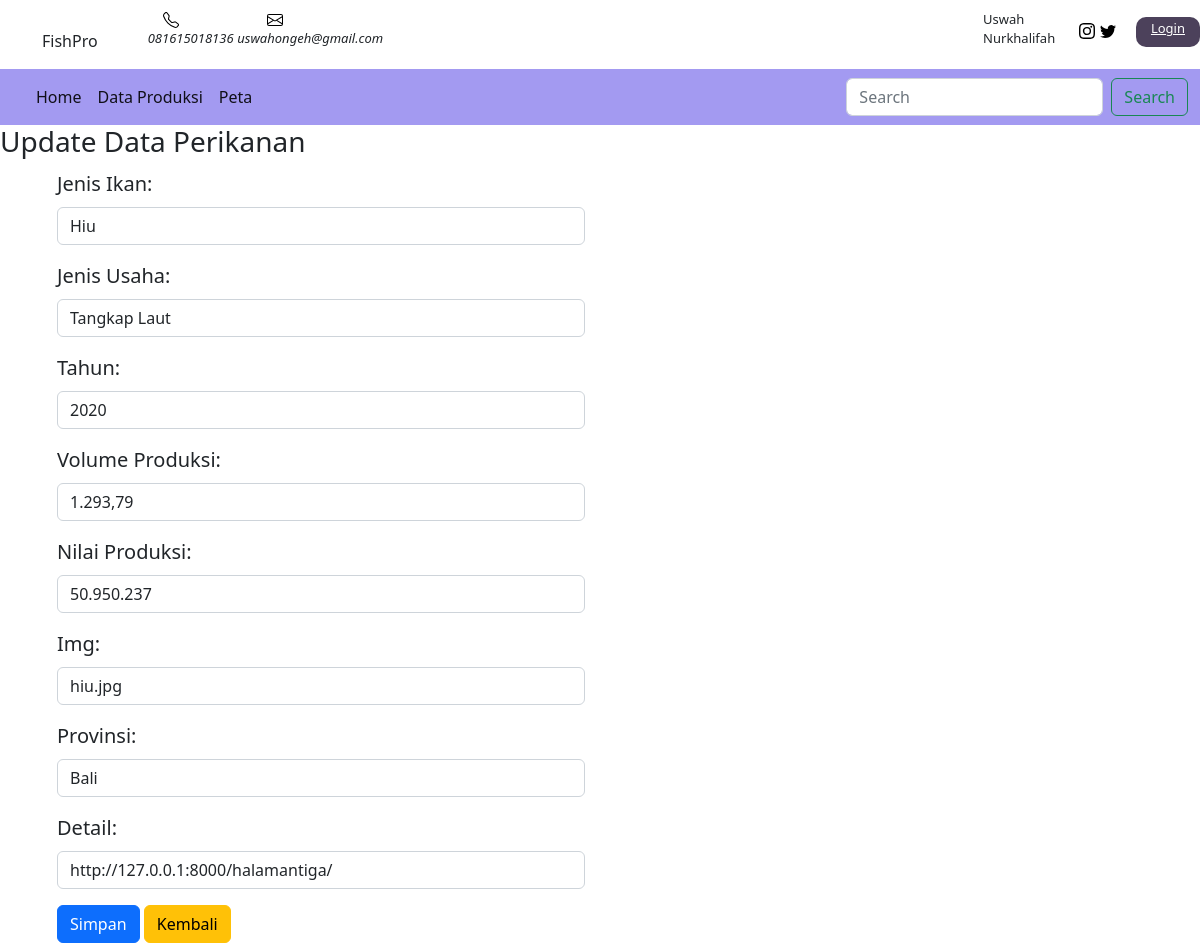
Screenshot of /ikan/update_data/5 with the database file from the repository.
### produksi_app/models.py (models this page shows, shortened)
class Perikanan(models.Model):
    Jenis_Ikan = models.CharField(max_length=15)
    Jenis_Usaha = models.CharField(max_length=30)
    Tahun = models.IntegerField(null=True)
    Volume_Produksi = models.CharField(max_length=30)
    Nilai_Produksi = models.CharField(max_length=30)
    img = models.CharField(max_length=15, null= True)
    Provinsi = models.ForeignKey(Tempat, on_delete=models.CASCADE, null=True)
    Detail = models.URLField(max_length=100)

### produksi_app/views.py (the view)
# urls.py: path('ikan/update_data/<int:id_ikan>', update_data, name = 'update_data'),
def update_data(request, id_ikan):
    ikan = Perikanan.objects.get(id = id_ikan)
    judul = "Update Data Perikanan"
    template = "update_data.html"
    if request.POST:
        form = FormPerikanan(request.POST, instance=ikan)
        if form.is_valid():
            form.save()
            pesan = "Data Berhasil Diupdate"
            data = {
                "title" : judul,
                "heading" : judul,
                "pesan" : pesan,
                "form" : form,
                "ikan" : ikan
            }
        return render(request, template, data)
    else:
        form = FormPerikanan(instance=ikan)
        data = {
        "title" : judul,
        "heading" : judul,
        "form" : form,
        "ikan" : ikan
        }
        return render(request, template, data)

### produksi_app/forms.py
class FormPerikanan(ModelForm):
    class Meta:
        model = Perikanan
        fields = '__all__'
        widgets = {
            'Jenis_Ikan' : forms.TextInput({'class': 'form-control', 'placeholder' : 'Jenis Ikan'}),
            'Jenis_Usaha' : forms.TextInput({'class': 'form-control', 'placeholder' : 'Jenis Usaha'}),
            'Tahun' : forms.NumberInput({'class': 'form-control', 'placeholder' : 'tahun'}),
            'Volume_Produksi' : forms.TextInput({'class': 'form-control', 'placeholder' : 'Volume Produksi'}),
            'Nilai_Produksi' : forms.TextInput({'class': 'form-control', 'placeholder' : 'Nilai Produksi'}),
            'img' : forms.TextInput({'class': 'form-control', 'placeholder' : 'Image'}),
            'Provinsi' : forms.Select({'class': 'form-control', 'placeholder' : 'Provinsi'}),
            'Detail' : forms.URLInput({'class': 'form-control', 'placeholder' : 'Detail'}),
        }

### produksi_app/models.py (called while the page is built)
    def __str__(self):
        return self.provinsii

### produksi_app/templates/update_data.html (shortened to what this page needs)
{% extends 'base.html' %}
{% block content %}
{% load static %}
        <h3>{{ title }}</h3>
<div class="container" style="margin-top: 10px;">
<div class="col-md-6">
            <form action="{% url 'update_data' ikan.id %}" method="POST">
                {{ form.as_p }}
                <input type="submit" value="Simpan" class="btn btn-primary">
                <a href="/halamansatu" class="btn btn-warning">Kembali</a>
        </form>
    </div>
</div>
{% endblock %}

### static/style.css (style rules this page uses)
body { margin: 0; padding: 0; }
.video-info h5, p { font-size: 20px; }
.btn { padding: 0.8rem 1.5rem; background-color: blue; text-decoration: none; color: white; border-radius: 8px; font-size: 13px; transition: 0.1s; }

### rows the page displays
Perikanan: Jenis_Ikan "Hiu", Jenis_Usaha "Tangkap Laut", Tahun "2020", Volume_Produksi "1.293,79", Nilai_Produksi "50.950.237", img "hiu.jpg", Provinsi "Bali", Detail "http://127.0.0.1:8000/halamantiga/"

### other values shown
{{ title }} "Update Data Perikanan"
